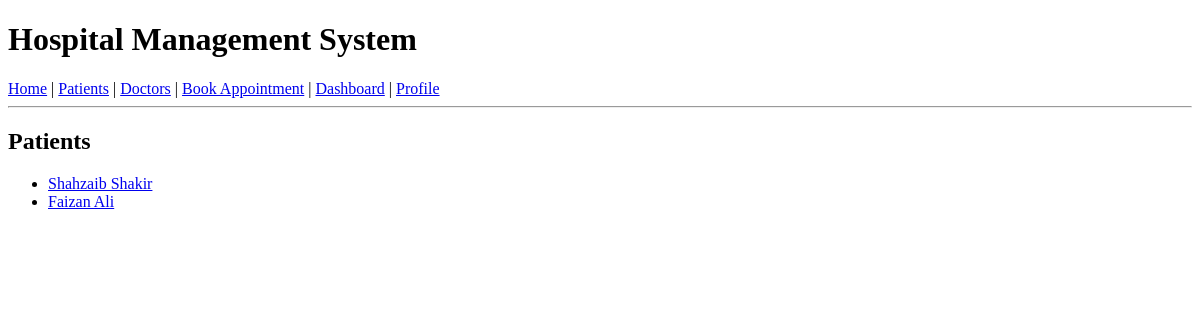
The app's page /patients/ (signed in), older data.
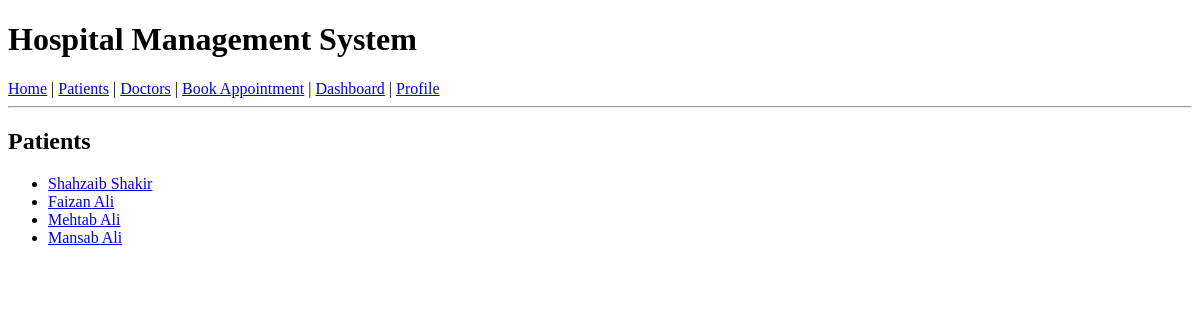
The same page, newer data.
### patients/models.py (models this page shows, shortened)
class PatientProfile(models.Model):
    user=models.OneToOneField(User,on_delete=models.CASCADE,related_name='patient_profile')
    blood_group=models.CharField(max_length=10,null=True,blank=True)
    Address=models.TextField(null=True,blank=True)
    date_of_birth = models.DateField(null=True, blank=True)
    phone = models.CharField(max_length=15, null=True, blank=True)
    emergency_contact = models.CharField(max_length=15, null=True, blank=True)

### accounts/models.py (models this page shows, shortened)
class User(AbstractUser):
    role_choices = [
        ('patient', 'Patient'),
        ('doctor', 'Doctor'),
        ('receptionist', 'Receptionist'),
        ('admin', 'Admin'),
    ]
    name = models.CharField(max_length=255)
    role = models.CharField(choices=role_choices, max_length=20, default='patient')

### patients/views.py (the view)
# urls.py: path('patients/',PatientListView.as_view(),name='patients'),
class PatientListView(ListView):
    model=PatientProfile
    template_name='patients_list.html'
    context_object_name='patients'
    def dispatch(self, request, *args, **kwargs):
        if not request.user.is_authenticated or getattr(request.user, 'role', None) not in ['doctor', 'receptionist', 'admin']:
            return redirect('dashboard')
        return super().dispatch(request, *args, **kwargs)
    def get_queryset(self):
        return PatientProfile.objects.select_related('user').all()

### templates/patients_list.html (shortened to what this page needs)
{% extends 'base.html' %}
{% block content %}
<h2>Patients</h2>
<ul>
  {% for patient in patients %}
    <li><a href="{% url 'patient_detail' patient.pk %}">{{ patient.user.name }}</a></li>
  {% empty %}
    <li>No patients found.</li>
  {% endfor %}
</ul>
{% endblock %}<!DOCTYPE html>

Row changes from the older to the newer data that the page shows:
added PatientProfile: user.name "Mehtab Ali"
added PatientProfile: user.name "Mansab Ali"
